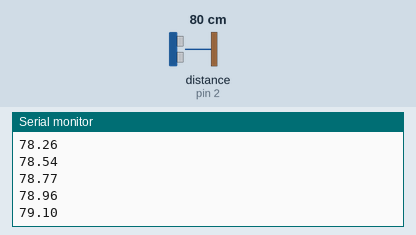
This sketch was run on a simulated Arduino Uno, built with avr-gcc and run on an emulated ATmega328P. On the bench: the last lines printed to the serial monitor. Wiring (inferred from the names in the program): ultrasonic range finder: trigger pin 3; echo pin 2. The test bench sets the inputs (shaded band); at power-on: distance to the obstacle (sensor on pin 2) 80 cm. The echo pulse lasts 58.3 µs per cm.

Above: at 1.2 s.
1.3 s: distance to the obstacle (sensor on pin 2) set to 2 cm
At 1.35 s:
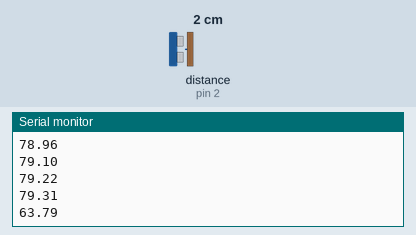
2.8 s: distance to the obstacle (sensor on pin 2) set to 4 cm
At 2.83 s:
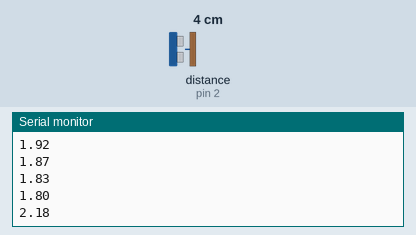
Timing chart, 0 to 5.8 s (numbered marks = the images above; inputs shaded):
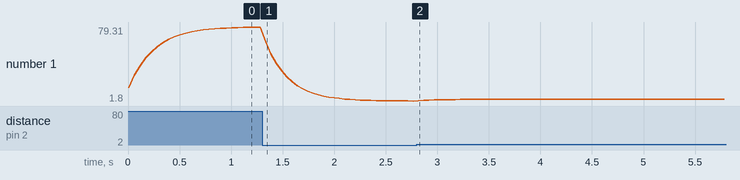

The sketch:

PollingWithDataFiltering.ino
```cpp
// Опрос датчика расстояния с фильтрацией данных
// при помощи простейшего экспоненциального фильтра
//
// PollingWithDataFiltering.ino

#define HC_TRIG 3
#define HC_ECHO 2

void setup()
{
  Serial.begin(9600);       // для связи
  pinMode(HC_TRIG, OUTPUT); // trig выход
  pinMode(HC_ECHO, INPUT);  // echo вход
}

float distFilt = 0;

void loop()
{
  float dist = getDist();               // получаем расстояние
  distFilt += (dist - distFilt) * 0.2;  // фильтруем
  Serial.println(distFilt);             // выводим
  delay(50);
}


float getDist()
{
  // импульс 10 мкс
  digitalWrite(HC_TRIG, HIGH);
  delayMicroseconds(10);
  digitalWrite(HC_TRIG, LOW);
  // измеряем время ответного импульса
  uint32_t us = pulseIn(HC_ECHO, HIGH);
  // считаем расстояние и возвращаем
  return (us / 58.3);
}
```

Measured:
- after the input at 1.3 s, the serial monitor: prints a new line at once (image 1)
- after the input at 2.8 s, the serial monitor: prints a new line at once (image 2)
- plotted number 1: 79.31 → 1.8 after the input at 1.3 s, 1.8 → 3.69 after the input at 2.8 s
